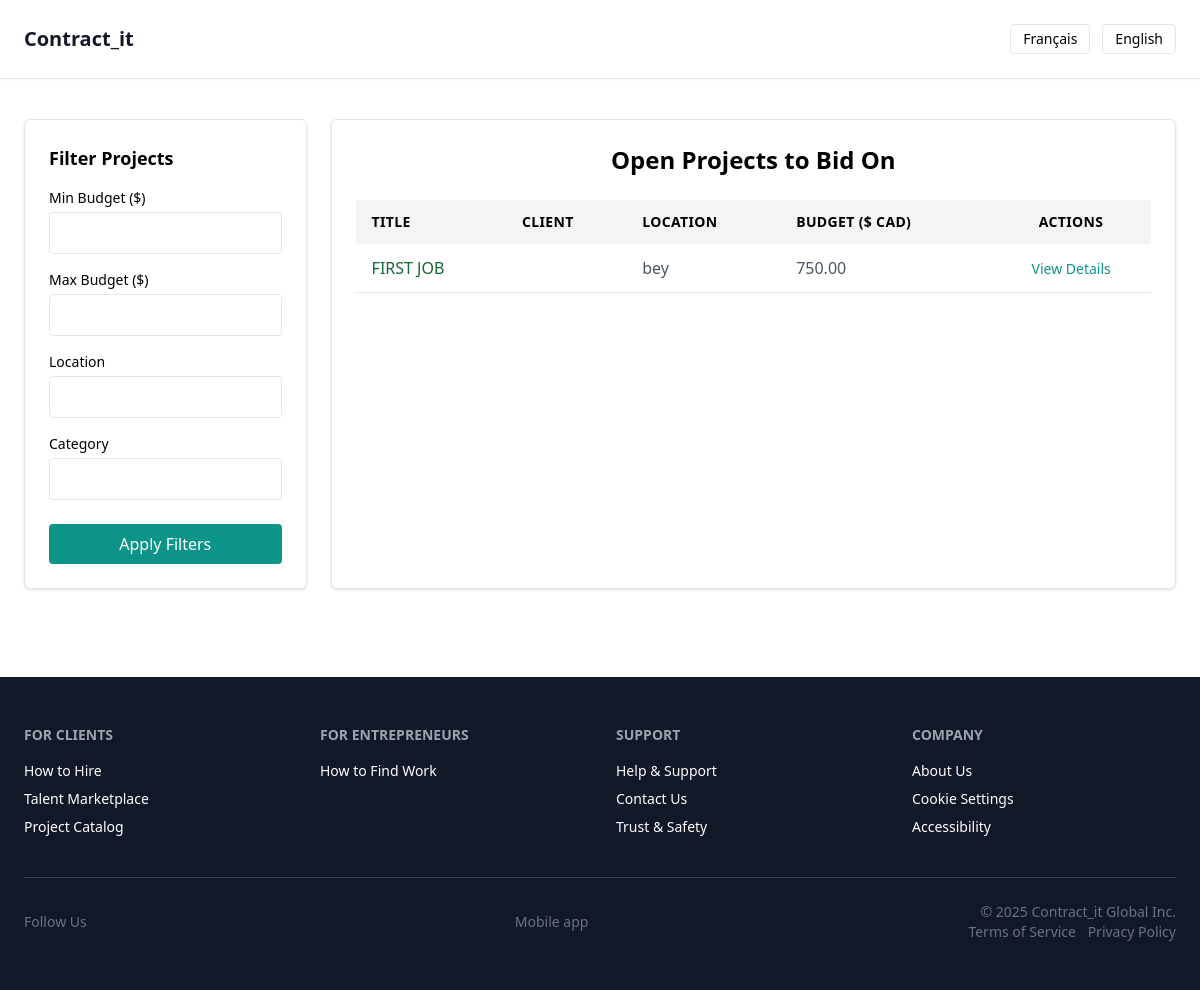
The app's page /api/projects/jobs/ (signed in) with its own data.
### projects/models.py (models this page shows, shortened)
class Project(models.Model):
    STATUS_CHOICES = [
        ('active', 'Actif'),          # Projet publié, ouvert aux offres
        ('in_progress', 'En cours'),  # Projet attribué à un entrepreneur
        ('completed', 'Terminé'),     # Projet complété
        ('cancelled', 'Annulé'),      # Projet annulé ou retiré
    ]
    is_public = models.BooleanField(
        default=True,
        help_text="Le projet est-il visible publiquement ? (True = tous les entrepreneurs peuvent le voir)"
    )
    client = models.ForeignKey(
        CustomUser,
        on_delete=models.SET_NULL,          # Si le client est supprimé → champ devient NULL
        null=True,
        blank=True,
        related_name='projects_posted',     # Permet d’appeler client.projects_posted.all()
        limit_choices_to={'is_client': True},  # Restreint aux utilisateurs clients
        help_text="Utilisateur (client) qui a publié ce projet"
    )
    contractor = models.ForeignKey(
        CustomUser,
        on_delete=models.SET_NULL,          # Si le contractor est supprimé → champ devient NULL
        null=True,
        blank=True,
        related_name='projects_awarded',    # Permet d’appeler contractor.projects_awarded.all()
        limit_choices_to={'is_contractor': True},  # Restreint aux utilisateurs entrepreneurs
        help_text="Utilisateur (entrepreneur) sélectionné pour ce projet (facultatif)"
    )
    title = models.CharField(
        max_length=255,
        help_text="Titre clair et court du projet (ex. : Rénovation salle de bain)"
    )
    description = models.TextField(
        help_text="Description complète des travaux à réaliser"
    )
    category = models.CharField(
        max_length=100,
        help_text="Type de projet ou domaine requis (ex : Électricité, Peinture)"
    )
    location = models.CharField(
        max_length=255,
        help_text="Lieu d'exécution des travaux (ville, région, etc.)"
    )
    budget = models.DecimalField(
        max_digits=10,  # Jusqu’à 9 999 999.99
        decimal_places=2,
        help_text="Budget estimé ou alloué pour le projet (en dollars CAD)"
    )
    deadline = models.DateField(
        help_text="Date limite souhaitée pour l’achèvement du projet"
    )
    status = models.CharField(
        max_length=20,
        choices=STATUS_CHOICES,
        default='active',
        help_text="Statut actuel du projet (actif, en cours, terminé ou annulé)"
    )
    ai_drafted = models.BooleanField(
        default=False,
        help_text="Ce projet a-t-il été rédigé automatiquement par l’assistant IA ?"
    )
    created_at = models.DateTimeField(
        auto_now_add=True,
        help_text="Date de création automatique lors de la publication"
    )
    updated_at = models.DateTimeField(
        auto_now=True,
        help_text="Mise à jour automatique à chaque modification"
    )

### projects/views.py (the view)
# urls.py: path('jobs/', find_jobs_view, name='find_jobs_view'),
@login_required
def find_jobs_view(request):
    if not request.user.is_contractor:
        return redirect('index_view')
    projects = Project.objects.filter(is_public=True, status='active')
    budget_min = request.GET.get('budget_min')
    budget_max = request.GET.get('budget_max')
    location = request.GET.get('location', '').strip()
    category = request.GET.get('category', '').strip()
    if budget_min:
        try:
            min_val = float(budget_min)
            projects = projects.filter(budget__gte=min_val)
        except ValueError:
            pass  # Ignore en cas d’entrée non numérique
    if budget_max:
        try:
            max_val = float(budget_max)
            projects = projects.filter(budget__lte=max_val)
        except ValueError:
            pass
    if location:
        projects = projects.filter(location__icontains=location)
    if category:
        projects = projects.filter(category__icontains=category)
    projects = projects.order_by('-created_at')
    return render(request, 'projects/project_list.html', {
        'projects': projects
    })

### accounts/context_processors.py (called while the page is built)
def user_roles(request):
    user = request.user  # 🔍 Récupère l’utilisateur connecté (AnonymousUser si non connecté)
    return {
        'is_client': getattr(user, 'is_client', False),         # ✅ True si client, sinon False
        'is_contractor': getattr(user, 'is_contractor', False)  # ✅ True si entrepreneur, sinon False
    }

### projects/templates/projects/project_list.html (shortened to what this page needs)
{% extends "core/useful/base2.html" %}
{% load i18n %}
{% block content %}
<div class="flex flex-col lg:flex-row max-w-7xl mx-auto gap-6">
    <aside class="lg:w-1/4 w-full bg-white p-6 shadow rounded-md border border-gray-200">
        <h3 class="text-lg font-bold mb-4">{% trans "Filter Projects" %}</h3>
        <form method="get" action="">
            <label for="budget_min" class="block text-sm font-medium mb-1">{% trans "Min Budget ($)" %}</label>
            <input type="number" step="0.01" name="budget_min" id="budget_min" class="w-full p-2 border rounded mb-4"
                value="{{ request.GET.budget_min }}">
            <label for="budget_max" class="block text-sm font-medium mb-1">{% trans "Max Budget ($)" %}</label>
            <input type="number" step="0.01" name="budget_max" id="budget_max" class="w-full p-2 border rounded mb-4"
                value="{{ request.GET.budget_max }}">
            <label for="location" class="block text-sm font-medium mb-1">{% trans "Location" %}</label>
            <input type="text" name="location" id="location" class="w-full p-2 border rounded mb-4"
                value="{{ request.GET.location }}">
            <label for="category" class="block text-sm font-medium mb-1">{% trans "Category" %}</label>
            <input type="text" name="category" id="category" class="w-full p-2 border rounded mb-6"
                value="{{ request.GET.category }}">
            <button type="submit" class="w-full bg-teal-600 text-white py-2 rounded hover:bg-teal-700">
                {% trans "Apply Filters" %}
            </button>
        </form>
    </aside>
    <section class="lg:w-3/4 w-full bg-white p-6 shadow rounded-md border border-gray-200">
        <h2 class="text-2xl font-bold mb-6 text-center">{% trans "Open Projects to Bid On" %}</h2>
        {% if projects|length == 0 %}
            <p class="text-center text-gray-500">{% trans "No active projects match your filters." %}</p>
        {% else %}
            <table class="w-full table-auto border-collapse">
                <thead>
                    <tr class="bg-gray-100 text-left text-sm uppercase tracking-wide">
                        <th class="px-4 py-3">{% trans "Title" %}</th>
                        <th class="px-4 py-3">{% trans "Client" %}</th>
                        <th class="px-4 py-3">{% trans "Location" %}</th>
                        <th class="px-4 py-3">{% trans "Budget ($ CAD)" %}</th>
                        <th class="px-4 py-3 text-center">{% trans "Actions" %}</th>
                    </tr>
                </thead>
                <tbody>
                    {% for project in projects %}
                    <tr class="border-b hover:bg-gray-50">
                        <td class="px-4 py-3 font-medium text-green-800">{{ project.title }}</td>
                        <td class="px-4 py-3 text-gray-700">{{ project.client.username }}</td>
                        <td class="px-4 py-3 text-gray-600">{{ project.location }}</td>
                        <td class="px-4 py-3 text-gray-600">{{ project.budget }}</td>
                        <td class="px-4 py-3 text-center">
                            <a href="{% url 'project_detail_page_view' project.id %}" class="text-sm text-teal-600 hover:underline">
                                {% trans "View Details" %}
                            </a>
                        </td>
                    </tr>
                    {% endfor %}
                </tbody>
            </table>
        {% endif %}
    </section>
</div>
{% endblock %}

### records on screen
Project: title "FIRST JOB", location "bey", budget "750.00"
